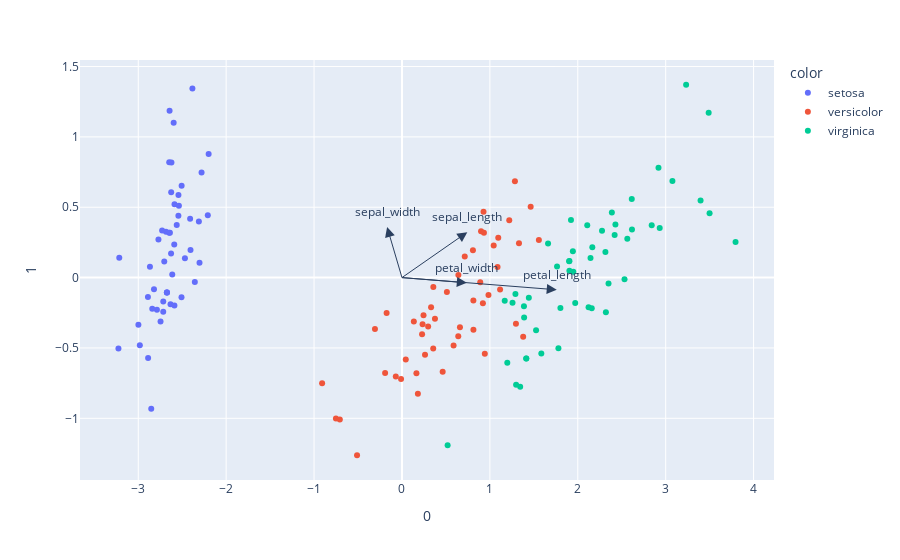

The notebook cell saved with this chart:
### Code cell
fig = px.scatter(
    data_frame=components,
    x=0,
    y=1,
    color=iris['species'],
)

for i, feature in enumerate(features):
    fig.add_annotation(
        ax=0,
        ay=0,
        axref="x",
        ayref="y",
        x=loadings[i, 0],
        y=loadings[i, 1],
        showarrow=True,
        arrowsize=2,
        arrowhead=2,
        xanchor="right",
        yanchor="top",
    )

    fig.add_annotation(
        x=loadings[i, 0],
        y=loadings[i, 1],
        ax=0,
        ay=0,
        xanchor="center",
        yanchor="bottom",
        text=feature,
        yshift=5,
    )
fig.show()

### Figure 1 — Plotly figure (JSON) as saved in the notebook; plotly's stock layout.template omitted (floating-point values rounded to 4 significant figures)
{"data": [{"hovertemplate": "color=setosa<br>0=%{x}<br>1=%{y}<extra></extra>", "legendgroup": "setosa", "marker": {"color": "#636efa", "symbol": "circle"}, "mode": "markers", "name": "setosa", "orientation": "v", "showlegend": true, "type": "scatter", "x": [-2.684, -2.715, -2.89, -2.746, -2.729, -2.28, -2.821, -2.626, -2.888, -2.674, -2.507, -2.613, -2.787, -3.225, -2.644, -2.384, -2.623, -2.648, -2.199, -2.587, -2.311, -2.543, -3.216, -2.303, -2.356, -2.508, -2.469, -2.562, -2.64, -2.633, -2.588, -2.41, -2.648, -2.597, -2.674, -2.867, -2.625, -2.674, -2.982, -2.59, -2.77, -2.852, -2.998, -2.406, -2.209, -2.716, -2.538, -2.84, -2.543, -2.704], "xaxis": "x", "y": [0.3266, -0.1696, -0.1373, -0.3111, 0.3339, 0.7478, -0.0821, 0.1704, -0.5708, -0.1067, 0.6519, 0.02152, -0.2277, -0.5033, 1.186, 1.345, 0.8181, 0.3191, 0.8792, 0.5205, 0.3979, 0.44, 0.1416, 0.1055, -0.03121, -0.1391, 0.1379, 0.3747, 0.3193, -0.1901, -0.1974, 0.4181, 0.82, 1.1, -0.1067, 0.07719, 0.6068, -0.1067, -0.4803, 0.2361, 0.2711, -0.9329, -0.3343, 0.1959, 0.4427, -0.2427, 0.5104, -0.2206, 0.5863, 0.115], "yaxis": "y"}, {"hovertemplate": "color=versicolor<br>0=%{x}<br>1=%{y}<extra></extra>", "legendgroup": "versicolor", "marker": {"color": "#EF553B", "symbol": "circle"}, "mode": "markers", "name": "versicolor", "orientation": "v", "showlegend": true, "type": "scatter", "x": [1.285, 0.9324, 1.464, 0.181, 1.087, 0.6404, 1.095, -0.7515, 1.043, -0.01019, -0.5111, 0.5111, 0.2623, 0.984, -0.1749, 0.9276, 0.6596, 0.2345, 0.9424, 0.04325, 1.116, 0.3568, 1.296, 0.9205, 0.714, 0.8996, 1.331, 1.557, 0.8125, -0.3073, -0.07034, -0.1919, 0.135, 1.379, 0.5873, 0.8072, 1.22, 0.8129, 0.2452, 0.1645, 0.463, 0.8902, 0.2289, -0.7071, 0.3555, 0.3311, 0.3752, 0.6417, -0.9085, 0.2978], "xaxis": "x", "y": [0.6854, 0.3192, 0.5042, -0.8256, 0.07539, -0.4173, 0.2839, -1.001, 0.229, -0.7206, -1.262, -0.1023, -0.5479, -0.1244, -0.2518, 0.4682, -0.352, -0.3319, -0.5418, -0.5815, -0.08421, -0.06682, -0.3276, -0.1824, 0.1504, 0.3296, 0.2447, 0.2674, -0.1623, -0.3651, -0.7025, -0.6775, -0.3117, -0.4212, -0.4833, 0.1951, 0.408, -0.3707, -0.2667, -0.6797, -0.6695, -0.03381, -0.4023, -1.008, -0.5032, -0.2112, -0.2916, 0.01907, -0.7516, -0.347], "yaxis": "y"}, {"hovertemplate": "color=virginica<br>0=%{x}<br>1=%{y}<extra></extra>", "legendgroup": "virginica", "marker": {"color": "#00cc96", "symbol": "circle"}, "mode": "markers", "name": "virginica", "orientation": "v", "showlegend": true, "type": "scatter", "x": [2.532, 1.414, 2.616, 1.971, 2.35, 3.397, 0.5194, 2.932, 2.32, 2.918, 1.662, 1.802, 2.165, 1.345, 1.585, 1.905, 1.949, 3.489, 3.795, 1.298, 2.428, 1.198, 3.499, 1.388, 2.276, 2.614, 1.258, 1.291, 2.123, 2.388, 2.841, 3.232, 2.159, 1.443, 1.78, 3.077, 2.145, 1.905, 1.169, 2.108, 2.314, 1.922, 1.414, 2.563, 2.419, 1.944, 1.526, 1.764, 1.902, 1.39], "xaxis": "x", "y": [-0.01184, -0.5749, 0.3419, -0.1811, -0.04188, 0.5472, -1.191, 0.3524, -0.2455, 0.7804, 0.242, -0.2162, 0.2153, -0.7764, -0.5393, 0.1188, 0.04073, 1.172, 0.2533, -0.761, 0.3768, -0.6056, 0.4568, -0.204, 0.3334, 0.5584, -0.1791, -0.1164, -0.2109, 0.4625, 0.3727, 1.371, -0.2183, -0.1438, -0.5015, 0.6858, 0.1389, 0.04805, -0.1645, 0.3715, 0.1826, 0.4093, -0.5749, 0.276, 0.3035, 0.1874, -0.375, 0.07852, 0.1159, -0.2829], "yaxis": "y"}], "layout": {"annotations": [{"arrowhead": 2, "arrowsize": 2, "ax": 0, "axref": "x", "ay": 0, "ayref": "y", "showarrow": true, "x": 0.7432, "xanchor": "right", "y": 0.3231, "yanchor": "top"}, {"ax": 0, "ay": 0, "text": "sepal_length", "x": 0.7432, "xanchor": "center", "y": 0.3231, "yanchor": "bottom", "yshift": 5}, {"arrowhead": 2, "arrowsize": 2, "ax": 0, "axref": "x", "ay": 0, "ayref": "y", "showarrow": true, "x": -0.1691, "xanchor": "right", "y": 0.3592, "yanchor": "top"}, {"ax": 0, "ay": 0, "text": "sepal_width", "x": -0.1691, "xanchor": "center", "y": 0.3592, "yanchor": "bottom", "yshift": 5}, {"arrowhead": 2, "arrowsize": 2, "ax": 0, "axref": "x", "ay": 0, "ayref": "y", "showarrow": true, "x": 1.761, "xanchor": "right", "y": -0.08651, "yanchor": "top"}, {"ax": 0, "ay": 0, "text": "petal_length", "x": 1.761, "xanchor": "center", "y": -0.08651, "yanchor": "bottom", "yshift": 5}, {"arrowhead": 2, "arrowsize": 2, "ax": 0, "axref": "x", "ay": 0, "ayref": "y", "showarrow": true, "x": 0.7376, "xanchor": "right", "y": -0.03677, "yanchor": "top"}, {"ax": 0, "ay": 0, "text": "petal_width", "x": 0.7376, "xanchor": "center", "y": -0.03677, "yanchor": "bottom", "yshift": 5}], "legend": {"title": {"text": "color"}, "tracegroupgap": 0}, "margin": {"t": 60}, "xaxis": {"anchor": "y", "domain": [0, 1], "title": {"text": "0"}}, "yaxis": {"anchor": "x", "domain": [0, 1], "title": {"text": "1"}}}}
